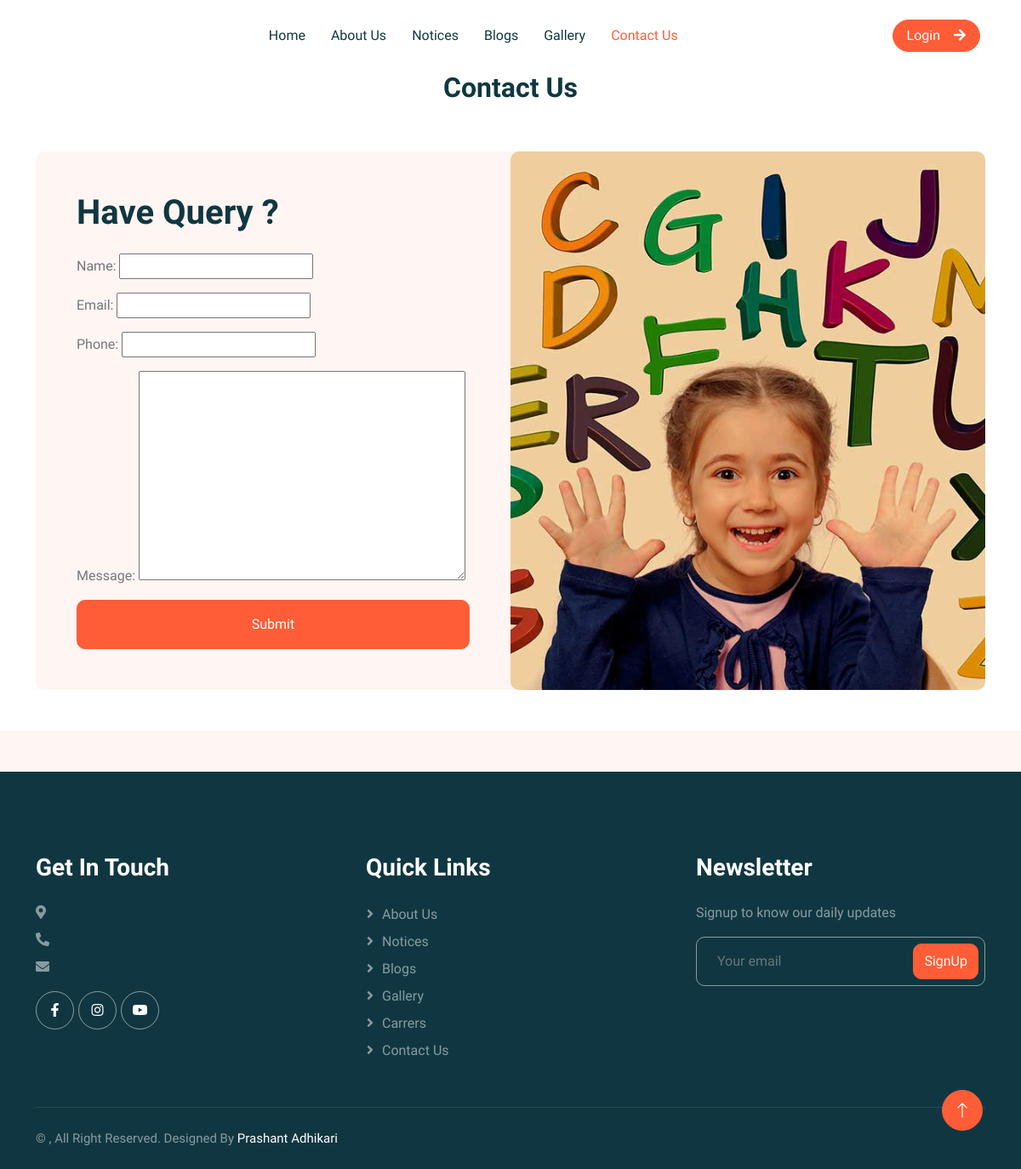
Page /contact/ on the earlier database version.
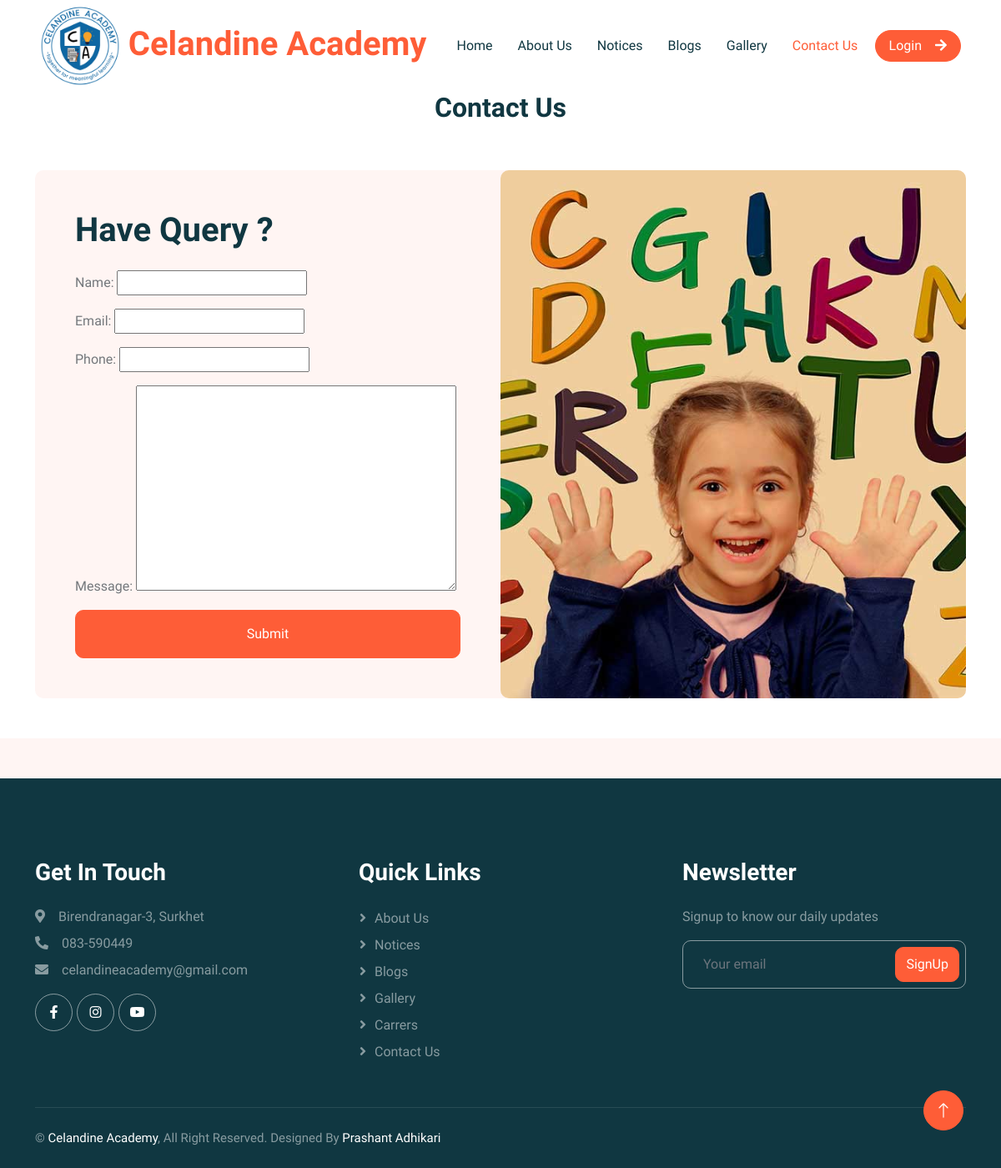
Same page on the later database version.
### base/models.py (models this page shows, shortened)
class SchoolSetup(models.Model):
    data_set = models.CharField(max_length=255)
    logo = models.ImageField(upload_to="uploads/logos")
    school_name = models.CharField(max_length=255)
    address = models.CharField(max_length=255)
    contact = models.CharField(max_length=255)
    email = models.EmailField(max_length=255)
    opening_hours = models.CharField(max_length=255)
    map_url = models.URLField(null=True, blank=True)
    created_at = models.DateTimeField(auto_now_add=True)
    class Meta:
        verbose_name_plural = "01. School Setup"

### base/views.py (the view, shortened to what this page needs)
# urls.py: path('contact/', views.contact_form, name='contact'),
def contact_form(request):
    contacts = Contact.objects.all()
    form = ContactForm()
    context ={'form': form, 'contacts': contacts}
    return render(request, 'contact.html', context)

### base/forms.py
class ContactForm(forms.ModelForm):
    class Meta:
        model = Contact
        fields = '__all__'
    def __init__(self, *args, **kwargs):
        super(ContactForm, self).__init__(*args, **kwargs)

### base/context_processors.py (called while the page is built)
def custom_data(request):
    if SchoolSetup.objects.all().exists():
        setup = SchoolSetup.objects.all().order_by('-created_at')
        data = setup[0]
        return {'data': data}
    else:
        data=None
        return {'data': data}

def social_data(request):
    if Socials.objects.all().exists():
        social = Socials.objects.all().order_by('-created_at')
        sodata = social[0]
        return {'sodata': sodata}
    else:
        sodata=None
        return {'sodata': sodata}

def vision_data(request):
    if Vision.objects.all().exists():
        vision = Vision.objects.all().order_by('-created_at')
        vdata = vision[0]
        return {'vdata': vdata}
    else:
        vdata = None
        return {'vdata': vdata}

def mission_data(request):
    if Mission.objects.all().exists():
        mission = Mission.objects.all().order_by('-created_at')
        mdata = mission[0]
        return {'mdata': mdata}
    else:
        mdata = None
        return {'mdata': mdata}

### templates/contact.html (shortened to what this page needs)
{% extends 'main.html' %}
{% load static %}
{% block content %}
<div class="container-xxl bg-white p-0">
    <div class="container-fluid">
        <div class="row">
            <div class="col text-center">
                <h2>Contact Us</h2>
            </div>
        </div>
        <div class="container-xxl py-5">
            <div class="container">
                <div class="bg-light rounded">
                    <div class="row g-0">
                        <div class="col-lg-6 wow fadeIn" data-wow-delay="0.1s">
                            <div class="h-100 d-flex flex-column justify-content-center p-5">
                                <h1 class="mb-4">Have Query ?</h1>
                                <form id="contact-form" method="post">
                                    {{ form.as_p }}
                                    <div class="col-12">
                                        <button class="btn btn-primary w-100 py-3" type="submit">Submit</button>
                                    </div>
                                </form>
                            </div>
                        </div>
                        <div class="col-lg-6 wow fadeIn" data-wow-delay="0.5s" style="min-height: 400px;">
                            <div class="position-relative h-100">
                                <img class="position-absolute w-100 h-100 rounded" src="../static/img/appointment.jpg"
                                    style="object-fit: cover;">
                            </div>
                        </div>
                    </div>
                </div>
            </div>
        </div>
    </div>
</div>
{% endblock %}

### templates/header.html (shortened to what this page needs)
{% block content %}
    <div class="container-xxl bg-white p-0">
        <nav class="navbar navbar-expand-lg bg-white navbar-light sticky-top px-4 px-lg-5 py-lg-0">
            <a href="{% url 'home' %}" class="navbar-brand">
                <h1 class="m-0 text-primary">
                    <img src="{{data.logo.url}}" class="" alt="" height="100px">
                    {{data.school_name}}
                </h1>
            </a>
            <div class="collapse navbar-collapse" id="navbarCollapse">
                <div class="navbar-nav mx-auto">
                    {% with url_name=request.resolver_match.url_name %}
                    <a href="{% url 'home' %}" class="nav-item nav-link {% if url_name == 'home' %}active{% endif %}">Home</a>
                    <a href="{% url 'about' %}" class="nav-item nav-link {% if url_name == 'about' %}active{% endif %}">About Us</a>
                    <a href="{% url 'notice' %}" class="nav-item nav-link {% if url_name == 'notice' %}active{% endif %}">Notices</a>
                    <a href="{% url 'blogs' %}" class="nav-item nav-link {% if url_name == 'blogs' %}active{% endif %}">Blogs</a>
                    <a href="{% url 'gallery' %}" class="nav-item nav-link {% if url_name == 'gallery' %}active{% endif %}">Gallery</a>
                    <a href="{% url 'contact' %}" class="nav-item nav-link {% if url_name == 'contact' %}active{% endif %}">Contact Us</a>
                    {% endwith %}
                </div>
                <a href="http://127.0.0.1:8000/admin" class="btn btn-primary rounded-pill px-3 d-none d-lg-block">Login<i
                        class="fa fa-arrow-right ms-3"></i></a>
            </div>
        </nav>
    </div>
{% endblock %}

### templates/footer.html (shortened to what this page needs)
{% block content %}
<div class="container-fluid bg-dark text-white-50 footer pt-5 mt-5 wow fadeIn" data-wow-delay="0.1s">
    <div class="container py-5">
        <div class="row g-5">
            <div class="col-lg-4 col-md-6">
                <h3 class="text-white mb-4">Get In Touch</h3>
                <p class="mb-2"><i class="fa fa-map-marker-alt me-3"></i>{{data.address}}</p>
                <p class="mb-2"><i class="fa fa-phone-alt me-3"></i>{{data.contact}}</p>
                <p class="mb-2"><i class="fa fa-envelope me-3"></i>{{data.email}}</p>
                <div class="d-flex pt-2">
                    <a class="btn btn-outline-light btn-social" href="{{sodata.facebook_url}}"><i
                            class="fab fa-facebook-f"></i></a>
                    <a class="btn btn-outline-light btn-social" href="{{sodata.instagram_url}}"><i
                            class="fab fa-instagram"></i></a>
                    <a class="btn btn-outline-light btn-social" href="{{sodata.youtube_url}}"><i
                            class="fab fa-youtube"></i></a>
                </div>
            </div>
            <div class="col-lg-4 col-md-6">
                <h3 class="text-white mb-4">Quick Links</h3>
                <a class="btn btn-link text-white-50" href="{% url 'about' %}">About Us</a>
                <a class="btn btn-link text-white-50" href="{% url 'notice' %}">Notices</a>
                <a class="btn btn-link text-white-50" href="{% url 'blogs' %}">Blogs</a>
                <a class="btn btn-link text-white-50" href="{% url 'gallery' %}">Gallery</a>
                <a class="btn btn-link text-white-50" href="{% url 'carrers' %}">Carrers</a>
                <a class="btn btn-link text-white-50" href="{% url 'contact' %}">Contact Us</a>
            </div>
            <div class="col-lg-4 col-md-6">
                <h3 class="text-white mb-4">Newsletter</h3>
                <p>Signup to know our daily updates</p>
                <div class="position-relative mx-auto" style="max-width: 400px;">
                    <input class="form-control bg-transparent w-100 py-3 ps-4 pe-5" type="text"
                        placeholder="Your email">
                    <button type="button"
                        class="btn btn-primary py-2 position-absolute top-0 end-0 mt-2 me-2">SignUp</button>
                </div>
            </div>
        </div>
    </div>
    <div class="container">
        <div class="copyright">
            <div class="row">
                <div class="col-md-6 text-center text-md-start mb-3 mb-md-0">
                    &copy; <a class="" href="{% url 'home' %}">{{data.school_name}}</a>, All Right Reserved.
                    Designed By <a class="" href="#">Prashant Adhikari</a>
                </div>
            </div>
        </div>
    </div>
</div>
<a href="#" class="btn btn-lg btn-primary btn-lg-square back-to-top"><i class="bi bi-arrow-up"></i></a>
{% endblock %}

Differences in the rows shown:
added SchoolSetup: logo (picture), school_name "Celandine Academy", address "Birendranagar-3, Surkhet", contact "083-590449", email "celandineacademy@gmail.com"
